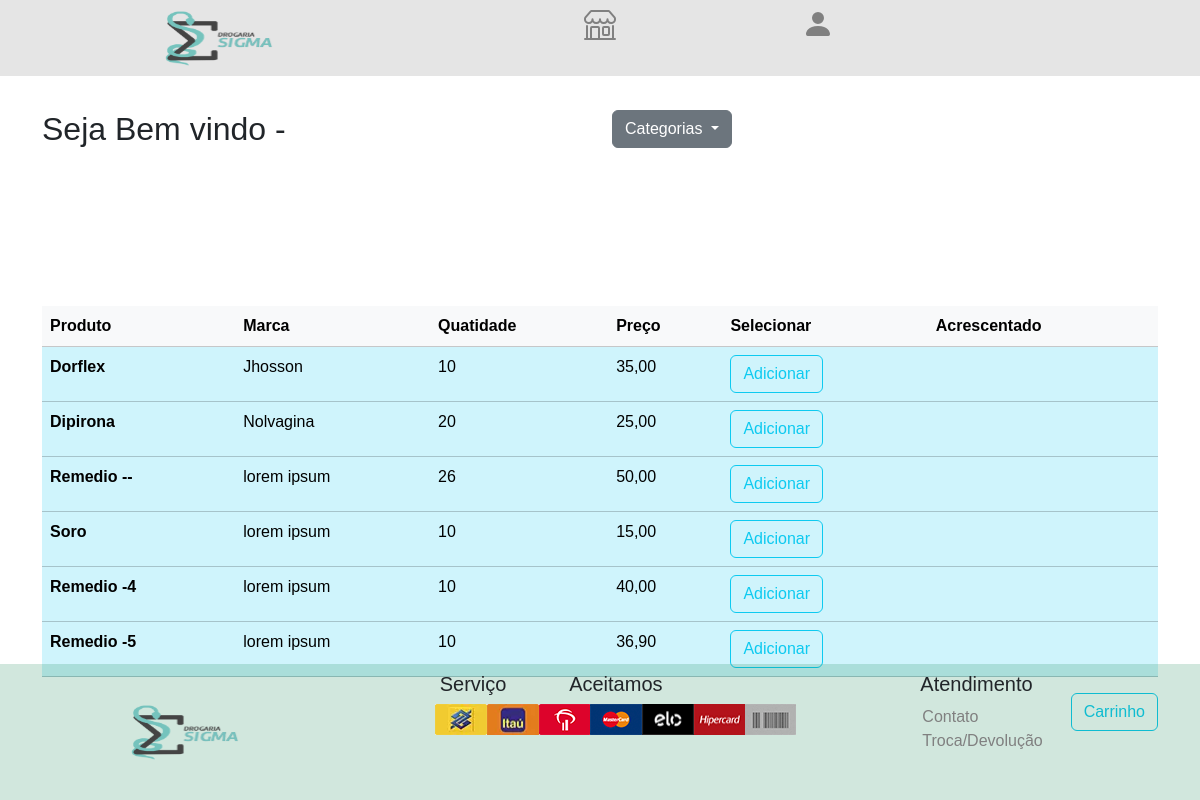
Page /cliente/dashboard/2 on the committed database.
### produto/models.py (models this page shows, shortened)
class Produto(models.Model):
    categoria = models.ForeignKey(Categoria, on_delete=models.DO_NOTHING)
    nome = models.CharField(max_length=50, default=None)
    descricao = models.CharField(max_length=200, default=None)
    fornecedor = models.CharField(max_length=50)
    preco = models.DecimalField(decimal_places=2, max_digits=10, default=None)
    quantidade = models.IntegerField()
    foto = models.ImageField(blank=True, null=True, upload_to='fotos/%y/%m/%d/')

### cliente/views.py (the view)
# urls.py: path('dashboard/<int:idBusca>', views.buscar, name='buscar'),
def buscar(request, idBusca):
    produto = Produto.objects.order_by('id').filter(categoria_id=idBusca)
    return render(request, 'cliente/dashboard.html', {'dados': produto})

### cliente/templates/cliente/dashboard.html (shortened to what this page needs)
{% load bootstrap5 %}
{% load static %}
<!doctype html>
<html lang="pt-br">
<head>
    <link rel="stylesheet" href="{% static 'css/estilo.css' %}">
</head>
<body>
    {% include 'menu.html' %}
    <div class="container" style="padding-top: 80px;">
        <div class="row " style="margin-top: 30px;">
            <div class="col-md-6">
                <h2> Seja Bem vindo - </h2>
            </div>
            <div class="col-md-6">
                <div class="dropdown">
                    <button class="btn btn-secondary dropdown-toggle" type="button" id="dropdownMenuButton2"
                        data-bs-toggle="dropdown" aria-expanded="false">
                        Categorias
                    </button>
                </div>
            </div>
        </div>
        <table class="table table-info" style="margin-top: 150px;">
            <thead>
                <tr>
                    <th scope="col" class="table-light">Produto</th>
                    <th scope="col" class="table-light">Marca</th>
                    <th scope="col" class="table-light">Quatidade</th>
                    <th scope="col" class="table-light">Preço</th>
                    <th scope="col" class="table-light">Selecionar</th>
                    <th scope="col" class="table-light">Acrescentado</th>
                </tr>
            <tbody>
                {% for line in dados %}
                <tr>
                    <th scope="row">{{line.nome}}</th>
                    <td>{{line.fornecedor}}</td>
                    <td>{{line.quantidade}}</td>
                    <td>{{line.preco}}</td>
                    <td>
                        <button type="button" class="btn btn-outline-info"
                            onclick=" adicionar({{line.id}},{{line.quantidade}},{{line.preco}}) ">Adicionar
                        </button>
                    </td>
                    <td id="{{line.id}}">
                    </td>
                </tr>
                {% endfor %}
            </tbody>
        </table>
        <div class="d-flex flex-row-reverse">
            <button type="button" class="btn btn-outline-info" onclick={function({{line.quantidade}})}>Carrinho
            </button>
        </div>
    </div>
    {% include 'rodape.html' %}
</body>
</html>
{% bootstrap_css %}

### static/css/estilo.css (style rules this page uses)
* { font-family: Helvetica, sans-serif; }
h2 { color: gray; }

### rows in the picture
Produto: nome "Dorflex", fornecedor "Jhosson", quantidade "10", preco "35,00"
Produto: nome "Dipirona", fornecedor "Nolvagina", quantidade "20", preco "25,00"
Produto: nome "Remedio --", fornecedor "lorem ipsum", quantidade "26", preco "50,00"
Produto: nome "Soro", fornecedor "lorem ipsum", quantidade "10", preco "15,00"
Produto: nome "Remedio -4", fornecedor "lorem ipsum", quantidade "10", preco "40,00"
Produto: nome "Remedio -5", fornecedor "lorem ipsum", quantidade "10", preco "36,90"
